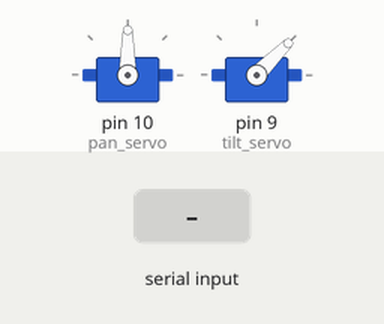
The sketch below on a simulated Arduino Uno, built with avr-gcc and run on an emulated ATmega328P. On the bench: 2 × servo. Inputs (shaded band) come from the test bench. What the sketch prints to the serial monitor is not drawn.

Above: at 1.2 s.
1.3 s: "1,90,45\n" received over Serial
At 3.1 s:
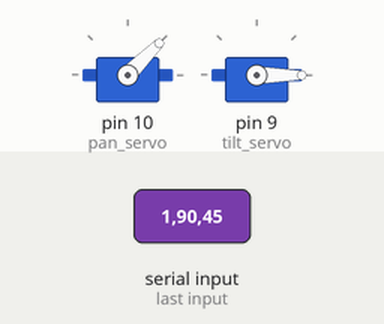
3.9 s: "90,45\n" received over Serial
At 6.1 s:
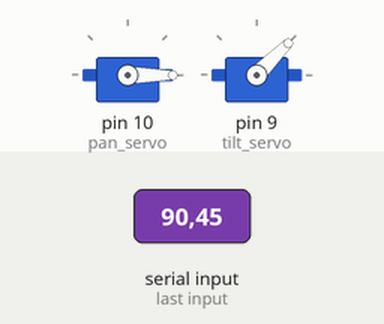
6.4 s: "30,150\n" received over Serial
At 8.2 s:
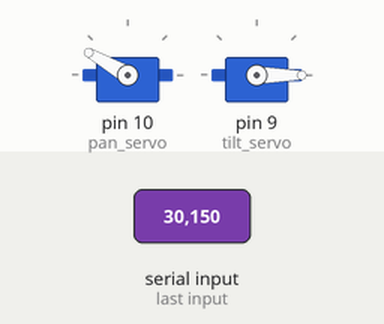
8.9 s: "0\n" received over Serial
At 9.7 s:
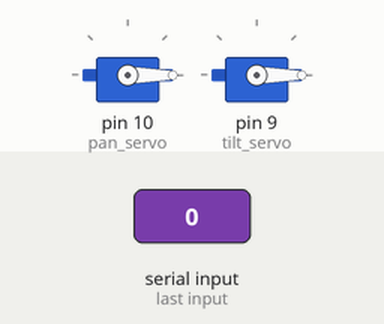
10.4 s: "90\n" received over Serial
At 10.9 s:
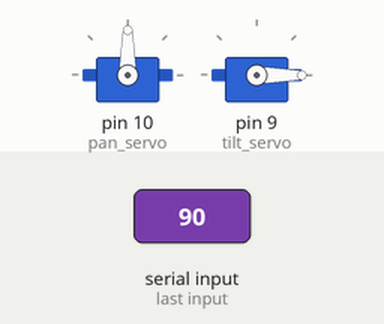
11.9 s: "200\n" received over Serial
At 13.3 s:
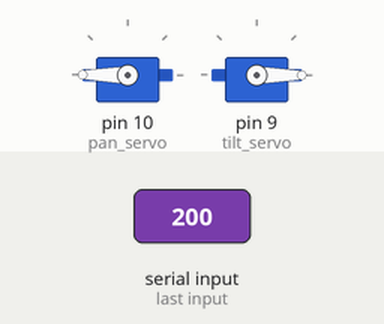
Timing chart, 0 to 14.4 s (numbered marks = the images above; inputs shaded):
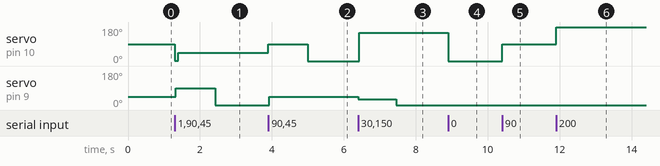

The sketch:

servo_serial.ino
```cpp
#include <Servo.h>

Servo pan_servo;
Servo tilt_servo;
long pan_ang;
long tilt_ang;
int input_counter;

void setup() {
  // put your setup code here, to run once:
  pan_ang = 90;
  pan_servo.attach(10); // servo 1 on motor shield
  tilt_ang = 45;
  tilt_servo.attach(9); // servo 2 on motor shield
  Serial.begin(9600);
  pan_servo.write(pan_ang);
  tilt_servo.write(tilt_ang);
  Serial.print("Please enter pan and then tilt angle.");

}

void loop() {
  // put your main code here, to run repeatedly:

  while (Serial.available() > 0) {
    if (input_counter == 0){
      Serial.print("Current Pan Tilt Angles are:");
      Serial.print(pan_servo.read());
      Serial.print(", ");
      Serial.println(tilt_servo.read());
      Serial.print("Input Pan angle (theta): ");
      pan_ang = Serial.parseInt();
      pan_servo.write(pan_ang);
      Serial.println(pan_ang);
      input_counter = input_counter + 1;
    }
    else if (input_counter == 1){
      Serial.print("Input Tilt angle (phi): ");
      tilt_ang = Serial.parseInt();
      tilt_servo.write(tilt_ang);
      Serial.println(tilt_ang);
      input_counter = 0;
    }

  }
}
```

Measured:
- after the input at 1.3 s, servo on pin 10 (pan_servo): 90° → 1° at once, → 45° 0.09 s later; servo on pin 9 (tilt_servo): 45° → 90° at once, → 0° 1.1 s later
- after the input at 3.9 s, servo on pin 10 (pan_servo): 45° → 90° at once, → 0° 1.1 s later; servo on pin 9 (tilt_servo): 0° → 45° at once
- after the input at 6.4 s, servo on pin 10 (pan_servo): 0° → 150° at once; servo on pin 9 (tilt_servo): 45° → 30° at once, → 0° 1.1 s later
- after the input at 8.9 s, servo on pin 10 (pan_servo): 150° → 0° at once
- after the input at 10.4 s, servo on pin 10 (pan_servo): 0° → 90° at once
- after the input at 11.9 s, servo on pin 10 (pan_servo): 90° → 180° at once
